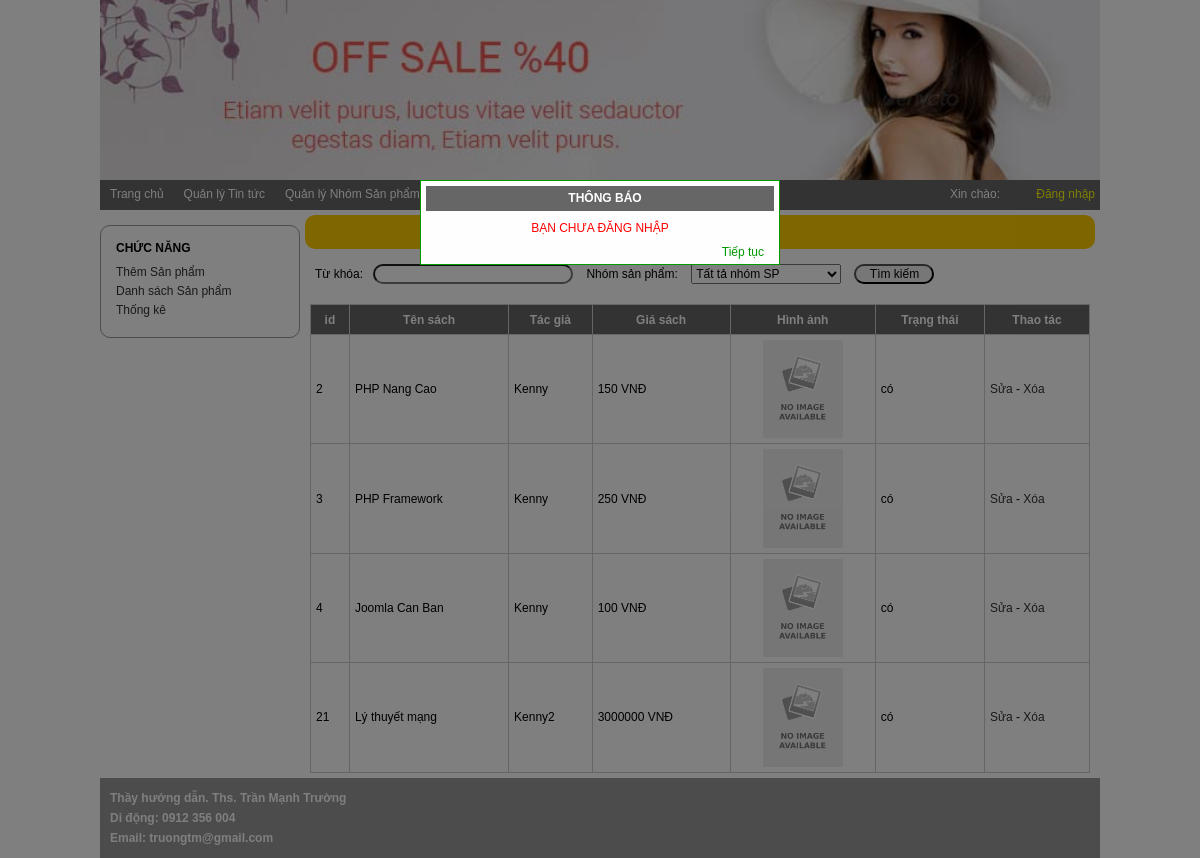
/Ngay45_MVC_TiemKiem_Login_Admin/index_admin.php?module=sanpham, run on the app's committed database.
### tables this page shows
CREATE TABLE `books` (
  `id` int(10) UNSIGNED NOT NULL,
  `title` varchar(255) NOT NULL,
  `author` varchar(100) NOT NULL,
  `price` int(30) NOT NULL,
  `images` varchar(100) DEFAULT NULL,
  `summary` text,
  `content` text,
  `status` tinyint(1) DEFAULT '1',
  `cat_id` int(11) NOT NULL DEFAULT '0'
);

### Ngay45_MVC_TiemKiem_Login_Admin/Models/clsDatabase.php (called while the page is built, shortened)
<?php
class clsDatabase
{
	public $conn = NULL;
	function clsDatabase()
	{
		try
		{
			$this->conn = new PDO("mysql:host=localhost;dbname=shop","root","");
			$this->conn->exec("SET NAMES UTF8");
		}
		catch(PDOException $ex)
		{
			echo "<h3>" . $ex->getMessage() . "</h3>";
			die("<h3> LỖI KẾT NỐI CSDL </h3>");
		}
	}
	function ThucthiSQL($sql, $data=NULL)
	{
		$this->pdo_stm = $this->conn->prepare($sql);
		$ketqua=false;
		if($data!=NULL)
			$ketqua = $this->pdo_stm->execute($data);
		else
			$ketqua = $this->pdo_stm->execute();
		return $ketqua;
	}
}
?>

### Ngay45_MVC_TiemKiem_Login_Admin/Models/clsSanpham.php (called while the page is built, shortened)
<?php
class clsSanpham
{
	public $db;
	function clsSanpham()
	{
		$this->db = new clsDatabase();
	}
	function LayDanhSachSanpham($trangthai=2, $cat_id=0, $tukhoa="")
	{
		$sql = "SELECT Sp.*, Cat.cat_name, Cat.cat_status
					FROM books AS Sp INNER JOIN tbCategory AS Cat
					ON Sp.cat_id=Cat.cat_id WHERE 1 ";
		$ketqua = $this->db->ThucthiSQL($sql);
		if($ketqua==TRUE)
			$this->data = $this->db->pdo_stm->fetchAll();
		return $ketqua;
	}
}
?>

### Ngay45_MVC_TiemKiem_Login_Admin/Views/vDanhSachSP.php (the view, shortened to what this page needs)
 	<div id="content_left">
     	<div class="left1">
         	<h3>CHỨC NĂNG</h3>
             <p><a href="?module=<?=$module?>&act=them">Thêm Sản phẩm</a></p>
             <p><a href="?module=<?=$module?>">Danh sách Sản phẩm</a></p>
             <p><a href="?module=<?=$module?>">Thống kê</a></p>
         </div>
     </div>
     <div id="content_right">
     	<h1> QUẢN LÝ SẢN PHẨM</h1>
         <div id="Right_Search">
             <?php
	$tukhoa = isset($_REQUEST["tTukhoa"])? $_REQUEST["tTukhoa"]:"";
	?>
             <form name="fTimkiem" id="fTiemkiem" action="">
             <span>Từ khóa:</span><input type="text" name="tTukhoa" id="tTukhoa" value="<?=$tukhoa?>">
             <span>Nhóm sản phẩm:</span>
             <select name="manhom" id="manhom">
             	<option value="0">Tất tả nhóm SP</option>
             </select>
             <input type="submit" name="bSearch" id="bSearch" value="Tìm kiếm">
             </form>
         </div>
         <div id="right_detail">
         <table width="100%" border="1" class="Content_Table" cellpadding="0" cellspacing="0">
         	<tr>
             	<td> id </td>
                 <td> Tên sách </td>
                 <td> Tác giả </td>
                 <td> Giá sách </td>
                 <td> Hình ảnh </td>
                 <td> Trạng thái </td>
                 <td> Thao tác </td>
             </tr>
             <?php
	$rows = $sanpham->data;
	foreach($rows as $row)
	{
		$hinhanh = $row["images"];
		if($hinhanh=="")
			$hinhanh = "no-Image.png";
		$trangthai="";
		if($row["status"]==1)
			$trangthai = "có";
		else
			$trangthai = "không";
	?>
             <tr>
             	<td> <?=$row["id"]?> </td>
                 <td> <?=$row["title"]?> </td>
                 <td> <?=$row["author"]?> </td>
                 <td> <?=$row["price"]?> VNĐ </td>
                 <td align="center"> <img width="80" src="Hinhanh/Sanpham/<?=$hinhanh?>"> </td>
                 <td> <?=$trangthai?> </td>
                 <td> <a href="?module=<?=$module?>&act=sua&id=<?=$row["id"]?>"> Sửa </a>
     				- <a href="?module=<?=$module?>&act=xoa&id=<?=$row["id"]?>"
                     		onClick="return confirm('Chắc chắn xóa?');"> Xóa </a> </td>
             </tr>
             <?php
	}
	?>
         </table>
</div>
     </div>

### Ngay45_MVC_TiemKiem_Login_Admin/KiemTraDangNhap.php
<?php
if(isset($_SESSION["logined"])==false || $_SESSION["logined"]=="")
{
	$thongbao = "BẠN CHƯA ĐĂNG NHẬP";
	$link_tieptuc = "login.php";
	require("Views/vKetqua.php");
}
?>

### Ngay45_MVC_TiemKiem_Login_Admin/Views/vKetqua.php (shortened to what this page needs)
<div id="myModal" class="modal">
  <div class="modal-content">
    <p>
    <span class="title">THÔNG BÁO</span>
    </p>
    <p><?=$thongbao?></p>
    <p><a href="<?=$link_tieptuc?>">Tiếp tục</a></p>
  </div>
</div>

### Ngay45_MVC_TiemKiem_Login_Admin/index_admin.php (shortened to what this page needs)
<?php
require("KiemtraDangNhap.php");
?>
<!doctype html>
<html>
<head>
<link rel="stylesheet" type="text/css" href="css_Admin/Style.css">
<link rel="stylesheet" type="text/css" href="css_Admin/Menu.css">
<link rel="stylesheet" type="text/css" href="css_Admin/ContentRight.css">
</head>
<body>
<div id="wrapper">
	<div id="header">
    </div>
    <div id="menu">
    	<ul>
        	<li><a href="index_admin.php">Trang chủ</a></li>
            <li><a href="?module=tintuc">Quản lý Tin tức</a></li>
            <li><a href="?module=nhomsp">Quản lý Nhóm Sản phẩm</a></li>
            <li><a href="?module=sanpham">Quản lý Sản phẩm</a></li>
            <li><a href="?module=hoadon">Quán lý Hóa đơn</a></li>
        </ul>
        <span class="welcome">Xin chào: <b><?=isset($_SESSION["user"])?$_SESSION["user"]:""?></b></span>
        <span class="logout"><?=isset($_SESSION["user"])?"<a href='logout.php'>Đăng xuất</a>":"<a href='login.php'>Đăng nhập</a>"?></span>
    </div>
	<div id="content" class="clear_fix">
    	<?php
		$module = "";
		if(isset($_REQUEST["module"]))
			$module = $_REQUEST["module"];
		if($module=="tintuc")
		{
			require("Controllers/ctlTintuc.php");
		}
		else if($module=="nhomsp")
		{
			require("Controllers/ctlCategory.php");
		}
		else if($module=="sanpham")
		{
			require("Controllers/ctlSanpham.php");
		}
		?>
     </div>
    <div id="footer">
    	Thầy hướng dẫn. Ths. Trần Mạnh Trường
        <br>Di động: 0912 356 004<br>Email: truongtm@gmail.com
     </div>
</div>
</body>
</html>

### Ngay45_MVC_TiemKiem_Login_Admin/Controllers/ctlSanpham.php (shortened to what this page needs)
<?php
$id = isset($_REQUEST["id"])?$_REQUEST["id"]:"";
$act = isset($_REQUEST["act"])?$_REQUEST["act"]:"";
$tukhoa = isset($_REQUEST["tTukhoa"])? $_REQUEST["tTukhoa"]:"";
$manhom = isset($_REQUEST["manhom"])?$_REQUEST["manhom"]:0;
$sanpham = new clsSanpham();
if($act == "them"){
	require("Views/vThemSP.php");
}
else if($act == "sua"){
	$ketqua = $sanpham->TimTheoIDSanpham($id);
	require("Views/vSuaSP.php");
}
else if($act == "xoa"){
	require("xulyXoaSP.php");
}
else if($act == "xulythem"){
	require("xulyThemSP.php");
}
else if($act == "xulysua"){
	require("xulySuaSP.php");}
else{
	$ketqua = $sanpham->LayDanhSachSanpham(2,$manhom,$tukhoa);
	require("Views/vDanhSachSP.php");
}
?>

### Ngay45_MVC_TiemKiem_Login_Admin/css_Admin/Style.css (style rules this page uses)
* { margin:0px; padding:0px; box-sizing:border-box; font-family:Tahoma, Geneva, sans-serif; font-size:12px }
.clear_fix { overflow:auto; zoom:1 }
#wrapper { width:1000px; margin:0px auto; box-sizing:content-box }
#header { width:100%; height:180px; background-image:url(../images/banner-01.jpg); background-repeat:no-repeat; background-position:center; background-size:cover }
#menu { width:100%; height:30px; background-color:#666 }
#content { width:100%; }
#content_left { width:200px; float:left }
#content_right { width:800px; float:left }
#content_right > h1 { color; text-align:center; padding:10px; margin:5px; background:#FC0; color:#333; border-radius:10px }
#footer { width:100%; height:80px; background:#999; color:white; font-weight:bold; line-height:20px; padding-left:10px; padding-top:10px; clear:both; }
.left1 { width:200px; border:1px #999999 solid; border-radius:10px; margin:15px 0px; padding:15px; }
.left1 h3 { margin-bottom:10px }
.left1 p { margin:5px 0px }
.left1 a { text-decoration:none; color:#333 }

### Ngay45_MVC_TiemKiem_Login_Admin/css_Admin/Menu.css (style rules this page uses)
#menu ul { list-style:none; width:70%; overflow:auto; float:left; }
#menu ul li { float:left; position:relative; height:30px; padding-top:7px; padding-left:10px; padding-right:10px; }
#menu ul li a { color:white; text-decoration:none }
#menu span { display:inline-block; height:30px;color: #FFF; padding-top:7px }
.welcome { width:20%; float:left;text-align:right; }
.logout { width:10%; float:right;text-align:right; padding-right:5px }
.logout a { color:#FF0; text-decoration:none; }

### Ngay45_MVC_TiemKiem_Login_Admin/css_Admin/ContentRight.css (style rules this page uses)
#right_detail { width:800px; height:auto; margin:0px; overflow:auto; padding:0px 10px }
.Content_Table { margin:5px auto; border:1px #CCCCCC solid; border-collapse:collapse; }
.Content_Table tr { height:30px }
.Content_Table tr:first-child { background:#666; color:white; font-weight:bold; text-align:center }
.Content_Table td { padding:5px }
.Content_Table a { color:#333; text-decoration:none }
#Right_Search { width:780px; height:40px; margin:5px; padding-top:10px }
#Right_Search span { margin:10px; }
#Right_Search input[type=text] { width:200px; height:20px; border-radius:10px; padding-left:10px;padding-right:10px }
#Right_Search select { width:150px; height:20px; }
#Right_Search input[type=submit] { width:80px; height:20px; border-radius:10px;margin-left:10px; }

### Ngay45_MVC_TiemKiem_Login_Admin/Views/vKetqua.php (style rules this page uses)
.modal { display: block; position: fixed; z-index: 1; left: 0; top: 0; width: 100%; height: 100%; overflow: auto; background-color: rgb(0,0,0); background-color: rgba(0,0,0,0.5); }
.modal-content { background-color: #fefefe; margin: 15% auto; padding: 5px; border: 1px solid #090; width: 30%; font-family:Arial, Helvetica, sans-serif; }
.modal-content p:nth-child(1) { margin: 0px; height:25px; background:#666; padding-top:5px; padding-left:10px; color:white; font-weight:bold; text-transform:uppercase; text-align:center; }
.modal-content p:nth-child(2) { color:red; text-align:center; margin:10px }
.modal-content p:nth-child(3) { text-align:right; margin:0px }
.modal-content a { color:#090; text-decoration:none; font-size:12px;padding-right:10px }

### data on the page
books: id "2", title "PHP Nang Cao", author "Kenny", price "150", status "có"
books: id "3", title "PHP Framework", author "Kenny", price "250", status "có"
books: id "4", title "Joomla Can Ban", author "Kenny", price "100", status "có"
books: id "21", title "Lý thuyết mạng", author "Kenny2", price "3000000", status "có"

### other printed values
$thongbao "BẠN CHƯA ĐĂNG NHẬP"
